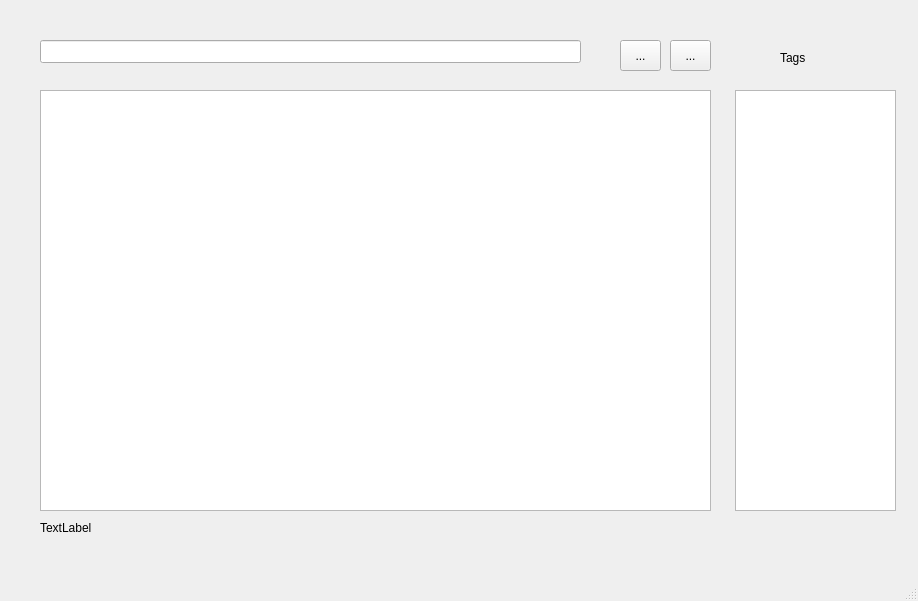
<?xml version="1.0" encoding="UTF-8"?>
<ui version="4.0">
 <class>MainWindow</class>
 <widget class="QMainWindow" name="MainWindow">
  <property name="geometry">
   <rect>
    <x>0</x>
    <y>0</y>
    <width>918</width>
    <height>601</height>
   </rect>
  </property>
  <property name="windowTitle">
   <string>QPocket</string>
  </property>
  <widget class="QWidget" name="centralwidget">
   <widget class="QToolButton" name="searchButton">
    <property name="geometry">
     <rect>
      <x>620</x>
      <y>40</y>
      <width>41</width>
      <height>31</height>
     </rect>
    </property>
    <property name="text">
     <string>...</string>
    </property>
    <property name="icon">
     <iconset>
      <normaloff>images/search.png</normaloff>images/search.png</iconset>
    </property>
    <property name="checkable">
     <bool>false</bool>
    </property>
   </widget>
   <widget class="QListWidget" name="list1">
    <property name="geometry">
     <rect>
      <x>40</x>
      <y>90</y>
      <width>671</width>
      <height>421</height>
     </rect>
    </property>
   </widget>
   <widget class="QLabel" name="status">
    <property name="geometry">
     <rect>
      <x>40</x>
      <y>520</y>
      <width>721</width>
      <height>16</height>
     </rect>
    </property>
    <property name="text">
     <string>TextLabel</string>
    </property>
   </widget>
   <widget class="QLineEdit" name="text1">
    <property name="geometry">
     <rect>
      <x>40</x>
      <y>40</y>
      <width>541</width>
      <height>23</height>
     </rect>
    </property>
   </widget>
   <widget class="QToolButton" name="xButton">
    <property name="geometry">
     <rect>
      <x>670</x>
      <y>40</y>
      <width>41</width>
      <height>31</height>
     </rect>
    </property>
    <property name="text">
     <string>...</string>
    </property>
    <property name="icon">
     <iconset>
      <normaloff>images/x.png</normaloff>images/x.png</iconset>
    </property>
    <property name="checkable">
     <bool>false</bool>
    </property>
   </widget>
   <widget class="QListWidget" name="list2">
    <property name="geometry">
     <rect>
      <x>735</x>
      <y>90</y>
      <width>161</width>
      <height>421</height>
     </rect>
    </property>
    <property name="selectionMode">
     <enum>QAbstractItemView::SingleSelection</enum>
    </property>
   </widget>
   <widget class="QLabel" name="label">
    <property name="geometry">
     <rect>
      <x>780</x>
      <y>50</y>
      <width>57</width>
      <height>15</height>
     </rect>
    </property>
    <property name="text">
     <string>Tags</string>
    </property>
   </widget>
  </widget>
  <widget class="QMenuBar" name="menubar">
   <property name="geometry">
    <rect>
     <x>0</x>
     <y>0</y>
     <width>918</width>
     <height>20</height>
    </rect>
   </property>
  </widget>
  <widget class="QStatusBar" name="statusbar"/>
 </widget>
 <resources/>
 <connections/>
</ui>
